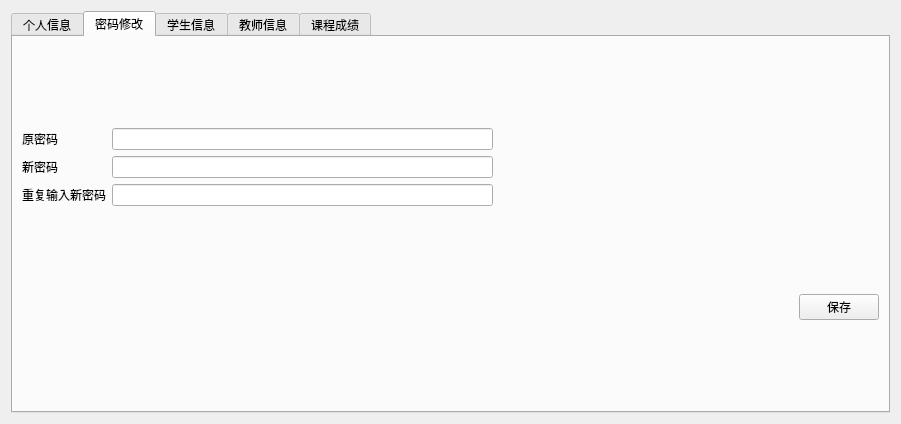
<?xml version="1.0" encoding="UTF-8"?>
<ui version="4.0">
 <class>AdminWin</class>
 <widget class="QWidget" name="AdminWin">
  <property name="geometry">
   <rect>
    <x>0</x>
    <y>0</y>
    <width>901</width>
    <height>424</height>
   </rect>
  </property>
  <property name="windowTitle">
   <string>Form</string>
  </property>
  <layout class="QGridLayout" name="gridLayout_7">
   <item row="0" column="0">
    <widget class="QTabWidget" name="tabWidget">
     <property name="currentIndex">
      <number>1</number>
     </property>
     <widget class="QWidget" name="infoTab">
      <attribute name="title">
       <string>个人信息</string>
      </attribute>
      <layout class="QVBoxLayout" name="verticalLayout">
       <item>
        <layout class="QHBoxLayout" name="horizontalLayout_8">
         <item>
          <widget class="QLabel" name="label">
           <property name="text">
            <string>ID: </string>
           </property>
          </widget>
         </item>
         <item>
          <widget class="QLabel" name="label_id">
           <property name="text">
            <string>TextLabel</string>
           </property>
          </widget>
         </item>
         <item>
          <spacer name="horizontalSpacer_9">
           <property name="orientation">
            <enum>Qt::Horizontal</enum>
           </property>
           <property name="sizeHint" stdset="0">
            <size>
             <width>40</width>
             <height>20</height>
            </size>
           </property>
          </spacer>
         </item>
        </layout>
       </item>
       <item>
        <layout class="QHBoxLayout" name="horizontalLayout_9">
         <item>
          <widget class="QLabel" name="label_2">
           <property name="text">
            <string>姓名: </string>
           </property>
          </widget>
         </item>
         <item>
          <widget class="QLineEdit" name="lineEdit_name"/>
         </item>
        </layout>
       </item>
       <item>
        <layout class="QHBoxLayout" name="horizontalLayout_10">
         <item>
          <widget class="QLabel" name="label_4">
           <property name="text">
            <string>年龄: </string>
           </property>
          </widget>
         </item>
         <item>
          <widget class="QSpinBox" name="spinBox_age"/>
         </item>
         <item>
          <spacer name="horizontalSpacer_8">
           <property name="orientation">
            <enum>Qt::Horizontal</enum>
           </property>
           <property name="sizeHint" stdset="0">
            <size>
             <width>40</width>
             <height>20</height>
            </size>
           </property>
          </spacer>
         </item>
        </layout>
       </item>
       <item>
        <layout class="QHBoxLayout" name="horizontalLayout">
         <item>
          <spacer name="horizontalSpacer">
           <property name="orientation">
            <enum>Qt::Horizontal</enum>
           </property>
           <property name="sizeHint" stdset="0">
            <size>
             <width>40</width>
             <height>20</height>
            </size>
           </property>
          </spacer>
         </item>
         <item>
          <widget class="QPushButton" name="pushButton_saveInfo">
           <property name="text">
            <string>保存</string>
           </property>
          </widget>
         </item>
         <item>
          <widget class="QPushButton" name="pushButton_3">
           <property name="text">
            <string>退出</string>
           </property>
          </widget>
         </item>
        </layout>
       </item>
      </layout>
     </widget>
     <widget class="QWidget" name="tab_6">
      <attribute name="title">
       <string>密码修改</string>
      </attribute>
      <layout class="QVBoxLayout" name="verticalLayout_7">
       <item>
        <layout class="QGridLayout" name="gridLayout">
         <item row="0" column="0">
          <widget class="QLabel" name="label_33">
           <property name="text">
            <string>原密码</string>
           </property>
          </widget>
         </item>
         <item row="0" column="1">
          <widget class="QLineEdit" name="lineEdit_passwd">
           <property name="echoMode">
            <enum>QLineEdit::Password</enum>
           </property>
          </widget>
         </item>
         <item row="0" column="2">
          <widget class="QLabel" name="label_oldPasswordTips">
           <property name="text">
            <string/>
           </property>
          </widget>
         </item>
         <item row="1" column="0">
          <widget class="QLabel" name="label_34">
           <property name="text">
            <string>新密码</string>
           </property>
          </widget>
         </item>
         <item row="1" column="1">
          <widget class="QLineEdit" name="lineEdit_newPasswd">
           <property name="echoMode">
            <enum>QLineEdit::Password</enum>
           </property>
          </widget>
         </item>
         <item row="1" column="2">
          <spacer name="horizontalSpacer_10">
           <property name="orientation">
            <enum>Qt::Horizontal</enum>
           </property>
           <property name="sizeHint" stdset="0">
            <size>
             <width>40</width>
             <height>20</height>
            </size>
           </property>
          </spacer>
         </item>
         <item row="2" column="0">
          <widget class="QLabel" name="label_35">
           <property name="text">
            <string>重复输入新密码</string>
           </property>
          </widget>
         </item>
         <item row="2" column="1">
          <widget class="QLineEdit" name="lineEdit_passwdRepeat">
           <property name="echoMode">
            <enum>QLineEdit::Password</enum>
           </property>
          </widget>
         </item>
         <item row="2" column="2">
          <widget class="QLabel" name="label_newPasswordTips">
           <property name="text">
            <string/>
           </property>
          </widget>
         </item>
        </layout>
       </item>
       <item>
        <layout class="QHBoxLayout" name="horizontalLayout_11">
         <item>
          <spacer name="horizontalSpacer_11">
           <property name="orientation">
            <enum>Qt::Horizontal</enum>
           </property>
           <property name="sizeHint" stdset="0">
            <size>
             <width>40</width>
             <height>20</height>
            </size>
           </property>
          </spacer>
         </item>
         <item>
          <widget class="QPushButton" name="pushButton_savePassword">
           <property name="text">
            <string>保存</string>
           </property>
          </widget>
         </item>
        </layout>
       </item>
      </layout>
     </widget>
     <widget class="QWidget" name="tab_2">
      <attribute name="title">
       <string>学生信息</string>
      </attribute>
      <layout class="QVBoxLayout" name="verticalLayout_2">
       <item>
        <layout class="QGridLayout" name="gridLayout_2">
         <item row="0" column="0">
          <widget class="QLabel" name="label_5">
           <property name="text">
            <string>学号:</string>
           </property>
          </widget>
         </item>
         <item row="0" column="1">
          <widget class="QLineEdit" name="lineEdit_stuID"/>
         </item>
         <item row="1" column="0">
          <widget class="QLabel" name="label_6">
           <property name="text">
            <string>姓名: </string>
           </property>
          </widget>
         </item>
         <item row="1" column="1">
          <widget class="QLineEdit" name="lineEdit_stuName"/>
         </item>
         <item row="2" column="0">
          <widget class="QLabel" name="label_7">
           <property name="text">
            <string>性别: </string>
           </property>
          </widget>
         </item>
         <item row="2" column="1">
          <widget class="QComboBox" name="comboBox_stuSex">
           <item>
            <property name="text">
             <string>男</string>
            </property>
           </item>
           <item>
            <property name="text">
             <string>女</string>
            </property>
           </item>
          </widget>
         </item>
         <item row="3" column="0">
          <widget class="QLabel" name="label_8">
           <property name="text">
            <string>&lt;html&gt;&lt;head/&gt;&lt;body&gt;&lt;p&gt;年龄: &lt;/p&gt;&lt;/body&gt;&lt;/html&gt;</string>
           </property>
          </widget>
         </item>
         <item row="3" column="1">
          <widget class="QSpinBox" name="spinBox_stuAge"/>
         </item>
         <item row="4" column="0">
          <widget class="QLabel" name="label_9">
           <property name="text">
            <string>年级</string>
           </property>
          </widget>
         </item>
         <item row="4" column="1">
          <widget class="QSpinBox" name="spinBox_stuGrade"/>
         </item>
         <item row="5" column="0">
          <widget class="QLabel" name="label_10">
           <property name="text">
            <string>专业</string>
           </property>
          </widget>
         </item>
         <item row="5" column="1">
          <widget class="QLineEdit" name="lineEdit_stuMajor"/>
         </item>
         <item row="6" column="0">
          <widget class="QLabel" name="label_11">
           <property name="text">
            <string>班级</string>
           </property>
          </widget>
         </item>
         <item row="6" column="1">
          <widget class="QLineEdit" name="lineEdit_stuClass"/>
         </item>
        </layout>
       </item>
       <item>
        <layout class="QHBoxLayout" name="horizontalLayout_2">
         <item>
          <spacer name="horizontalSpacer_2">
           <property name="orientation">
            <enum>Qt::Horizontal</enum>
           </property>
           <property name="sizeHint" stdset="0">
            <size>
             <width>40</width>
             <height>20</height>
            </size>
           </property>
          </spacer>
         </item>
         <item>
          <widget class="QPushButton" name="pushButton_saveStuInfo">
           <property name="text">
            <string>保存</string>
           </property>
          </widget>
         </item>
        </layout>
       </item>
      </layout>
     </widget>
     <widget class="QWidget" name="tab">
      <attribute name="title">
       <string>教师信息</string>
      </attribute>
      <layout class="QVBoxLayout" name="verticalLayout_5">
       <item>
        <layout class="QGridLayout" name="gridLayout_5">
         <item row="0" column="0">
          <widget class="QLabel" name="label_23">
           <property name="text">
            <string>ID: </string>
           </property>
          </widget>
         </item>
         <item row="0" column="1">
          <widget class="QLineEdit" name="lineEdit_teaID"/>
         </item>
         <item row="1" column="0">
          <widget class="QLabel" name="label_24">
           <property name="text">
            <string>姓名: </string>
           </property>
          </widget>
         </item>
         <item row="1" column="1">
          <widget class="QLineEdit" name="lineEdit_teaName"/>
         </item>
         <item row="2" column="0">
          <widget class="QLabel" name="label_25">
           <property name="text">
            <string>年龄: </string>
           </property>
          </widget>
         </item>
         <item row="2" column="1">
          <widget class="QSpinBox" name="spinBox_teaAge"/>
         </item>
        </layout>
       </item>
       <item>
        <layout class="QHBoxLayout" name="horizontalLayout_5">
         <item>
          <spacer name="horizontalSpacer_5">
           <property name="orientation">
            <enum>Qt::Horizontal</enum>
           </property>
           <property name="sizeHint" stdset="0">
            <size>
             <width>40</width>
             <height>20</height>
            </size>
           </property>
          </spacer>
         </item>
         <item>
          <widget class="QPushButton" name="pushButton_saveTeaInfo">
           <property name="text">
            <string>保存</string>
           </property>
          </widget>
         </item>
        </layout>
       </item>
      </layout>
     </widget>
     <widget class="QWidget" name="tab_5">
      <attribute name="title">
       <string>课程成绩</string>
      </attribute>
      <layout class="QVBoxLayout" name="verticalLayout_6">
       <item>
        <layout class="QHBoxLayout" name="horizontalLayout_6">
         <item>
          <widget class="QLabel" name="label_26">
           <property name="text">
            <string>维护</string>
           </property>
          </widget>
         </item>
         <item>
          <spacer name="horizontalSpacer_6">
           <property name="orientation">
            <enum>Qt::Horizontal</enum>
           </property>
           <property name="sizeHint" stdset="0">
            <size>
             <width>40</width>
             <height>20</height>
            </size>
           </property>
          </spacer>
         </item>
        </layout>
       </item>
       <item>
        <widget class="Line" name="line">
         <property name="orientation">
          <enum>Qt::Horizontal</enum>
         </property>
        </widget>
       </item>
       <item>
        <layout class="QGridLayout" name="gridLayout_6">
         <item row="0" column="0">
          <widget class="QLabel" name="label_27">
           <property name="text">
            <string>&lt;html&gt;&lt;head/&gt;&lt;body&gt;&lt;p&gt;学生学号&lt;/p&gt;&lt;/body&gt;&lt;/html&gt;</string>
           </property>
          </widget>
         </item>
         <item row="0" column="1">
          <widget class="QLabel" name="label_28">
           <property name="text">
            <string>&lt;html&gt;&lt;head/&gt;&lt;body&gt;&lt;p&gt;老师职工号&lt;/p&gt;&lt;/body&gt;&lt;/html&gt;</string>
           </property>
          </widget>
         </item>
         <item row="0" column="2">
          <widget class="QLabel" name="label_29">
           <property name="text">
            <string>&lt;html&gt;&lt;head/&gt;&lt;body&gt;&lt;p&gt;课程号&lt;/p&gt;&lt;/body&gt;&lt;/html&gt;</string>
           </property>
          </widget>
         </item>
         <item row="0" column="3">
          <widget class="QLabel" name="label_30">
           <property name="text">
            <string>&lt;html&gt;&lt;head/&gt;&lt;body&gt;&lt;p&gt;成绩&lt;/p&gt;&lt;/body&gt;&lt;/html&gt;</string>
           </property>
          </widget>
         </item>
         <item row="0" column="4">
          <spacer name="verticalSpacer">
           <property name="orientation">
            <enum>Qt::Vertical</enum>
           </property>
           <property name="sizeHint" stdset="0">
            <size>
             <width>20</width>
             <height>40</height>
            </size>
           </property>
          </spacer>
         </item>
         <item row="0" column="5">
          <spacer name="verticalSpacer_2">
           <property name="orientation">
            <enum>Qt::Vertical</enum>
           </property>
           <property name="sizeHint" stdset="0">
            <size>
             <width>20</width>
             <height>40</height>
            </size>
           </property>
          </spacer>
         </item>
         <item row="0" column="6">
          <spacer name="verticalSpacer_3">
           <property name="orientation">
            <enum>Qt::Vertical</enum>
           </property>
           <property name="sizeHint" stdset="0">
            <size>
             <width>20</width>
             <height>40</height>
            </size>
           </property>
          </spacer>
         </item>
         <item row="1" column="0">
          <widget class="QLineEdit" name="lineEdit_editStuID"/>
         </item>
         <item row="1" column="1">
          <widget class="QLineEdit" name="lineEdit_editTeaID"/>
         </item>
         <item row="1" column="2">
          <widget class="QLineEdit" name="lineEdit_editCourseID"/>
         </item>
         <item row="1" column="3">
          <widget class="QSpinBox" name="spinBox_editScore"/>
         </item>
         <item row="1" column="4">
          <widget class="QPushButton" name="pushButton_add">
           <property name="text">
            <string>添加</string>
           </property>
          </widget>
         </item>
         <item row="1" column="5">
          <widget class="QPushButton" name="pushButton_change">
           <property name="text">
            <string>修改</string>
           </property>
          </widget>
         </item>
         <item row="1" column="6">
          <widget class="QPushButton" name="pushButton_del">
           <property name="text">
            <string>删除</string>
           </property>
          </widget>
         </item>
        </layout>
       </item>
       <item>
        <widget class="Line" name="line_2">
         <property name="orientation">
          <enum>Qt::Horizontal</enum>
         </property>
        </widget>
       </item>
       <item>
        <layout class="QHBoxLayout" name="horizontalLayout_7">
         <item>
          <widget class="QLabel" name="label_31">
           <property name="text">
            <string>查询</string>
           </property>
          </widget>
         </item>
         <item>
          <spacer name="horizontalSpacer_7">
           <property name="orientation">
            <enum>Qt::Horizontal</enum>
           </property>
           <property name="sizeHint" stdset="0">
            <size>
             <width>40</width>
             <height>20</height>
            </size>
           </property>
          </spacer>
         </item>
         <item>
          <widget class="QPushButton" name="pushButton_update">
           <property name="text">
            <string>刷新</string>
           </property>
          </widget>
         </item>
        </layout>
       </item>
       <item>
        <widget class="QScrollArea" name="scrollArea">
         <property name="widgetResizable">
          <bool>true</bool>
         </property>
         <widget class="QWidget" name="scrollAreaWidgetContents">
          <property name="geometry">
           <rect>
            <x>0</x>
            <y>0</y>
            <width>865</width>
            <height>129</height>
           </rect>
          </property>
         </widget>
        </widget>
       </item>
      </layout>
     </widget>
    </widget>
   </item>
  </layout>
 </widget>
 <resources/>
 <connections/>
</ui>
